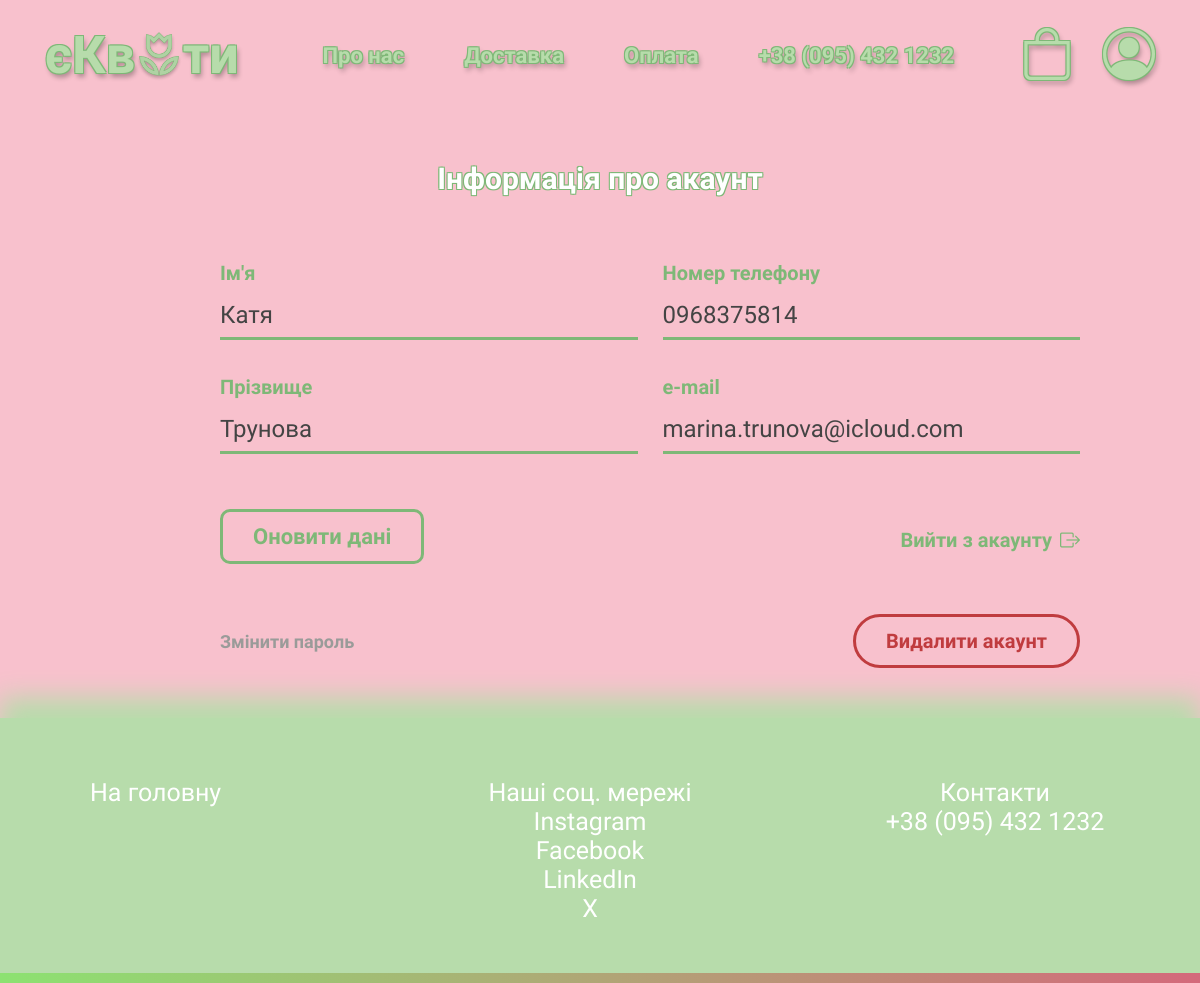
/profile/ (signed in), run on an earlier commit of the app's database.
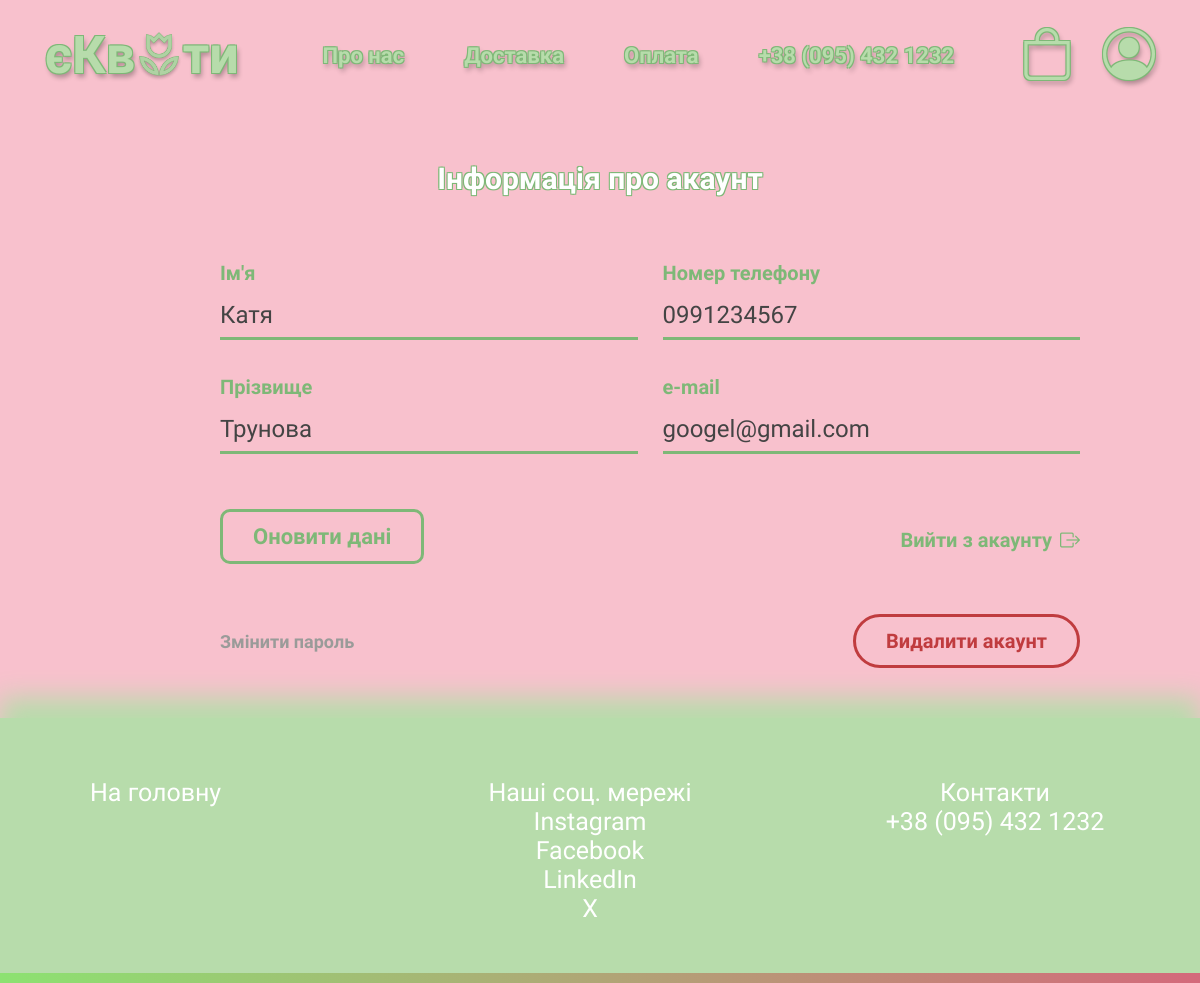
And on a later commit of the database.
### users/models.py (models this page shows, shortened)
class CustomUser(AbstractUser):
    username = None
    email = models.EmailField(unique=True, max_length=100)
    objects = CustomUserManager()
    groups = models.ManyToManyField(
        Group,
        related_name='customuser_set',
        blank=True,
        help_text='The groups this user belongs to. A user will get all permissions granted to each of their groups.',
        verbose_name='groups',
    )
    user_permissions = models.ManyToManyField(
        Permission,
        related_name='customuser_permissions',
        blank=True,
        help_text='Specific permissions for this user.',
        verbose_name='user permissions',
    )
    USERNAME_FIELD = 'email'
    REQUIRED_FIELDS = []

### shop/models.py (models this page shows, shortened)
class UserData(models.Model):
    user = models.OneToOneField(settings.AUTH_USER_MODEL, on_delete=models.CASCADE)
    telephone = models.CharField(max_length=20)
    class Meta:
        verbose_name = 'UserData'
        verbose_name_plural = 'UserData'

### shop/views.py (the view, shortened to what this page needs)
# urls.py: path('profile/', views.profile, name='profile'),
@login_required(login_url='shop:home')
def profile(request):
    user = request.user
    user_data, created = UserData.objects.get_or_create(user=user)
    edit_account_form = EditProfileForm(instance=user)
    edit_phone_form = EditPhoneForm(instance=user_data)
    delete_user_form = UserDeleteForm(instance=request.user)
    return render(request, 'shop/profile.html', {
        'edit_account_form': edit_account_form,
        'edit_phone_form': edit_phone_form,
    })

### shop/forms.py
class EditProfileForm(forms.ModelForm):
    email = forms.EmailField(
    widget=forms.EmailInput(attrs={
        'id': 'email',
        'name': 'email',
    }),
    required=True
    )
    first_name = forms.CharField(
        widget=forms.TextInput(attrs={
            'name': 'first_name',
        }),
        max_length=100,
        required=True
    )
    last_name = forms.CharField(
        widget=forms.TextInput(attrs={
            'name': 'last_name',
        }),
        max_length=100,
        required=True
    )
    class Meta:
        model = CustomUser
        fields = ['first_name', 'last_name', 'email']

class EditPhoneForm(forms.ModelForm):
    class Meta:
        model = UserData
        fields = ['telephone']
        widgets = {
            'telephone': forms.TextInput(attrs= {
                'name': 'phone',
                'type': 'tel',
            })
        }

### cart/cart.py (called while the page is built)
    def __len__(self):
        return sum(item['quantity'] for item in self.cart.values())

### cart/context_processors.py (called while the page is built)
def cart(request):
    return {'cart': Cart(request)}

### templates/shop/profile.html (shortened to what this page needs)
{% extends "shop/base.html" %}
{% block css_links %}
{% load static %}
<link rel="stylesheet" href="{% static "shop/css/profile.css" %}">
{% endblock css_links %}
{% block content %}
    <div class="inform">
        <h1 class="info-name">Інформація про акаунт</h1>
        <form class="profile-form" method="POST" action="{% url "shop:profile" %}">
            <div class="form-grid">
                <div class="form-group">
                    <label for="first_name">Ім'я</label>
                    {{edit_account_form.first_name}}
                </div>
                <div class="form-group">
                    <label for="phone">Номер телефону</label>
                    {{edit_phone_form.telephone}}
                </div>
                <div class="form-group">
                    <label for="last_name">Прізвище</label>
                    {{edit_account_form.last_name}}
                </div>
                <div class="form-group">
                    <label for="email">e-mail</label>
                    {{edit_account_form.email}}
                </div>
                <div class="form-actions">
                    <button type="submit" class="update-btn" name='update'>Оновити дані</button>
                </div>
                <div class="form-group logout-action">
                    <a href="{% url "shop:shop_logout" %}" class="logout-link">Вийти з акаунту <i class="bi bi-box-arrow-right"></i></a>
                </div>
            </div>
        </form>
        <div class="bottom-part">
            <div class="password-info">
                <div class="form-group">
                    <div class="password-label-group">
                        <a href="{% url "shop:change_password" %}">Змінити пароль</a>
                    </div>
                </div>
            </div>
            <div class="delete-account">
                <form class="form-group delete-action" method='POST'>
                    <button type='submit' class="delete-link" name='delete-acc'>Видалити акаунт</button>
                </form>
            </div>
        </div>
    </div>
{% endblock content %}

### templates/shop/base.html (shortened to what this page needs)
<!DOCTYPE html>
<html lang="en">
<head>
    {% load static %}
    <link rel="stylesheet" href="https://cdn.jsdelivr.net/npm/bootstrap-icons@1.11.3/font/bootstrap-icons.min.css">
    <link rel="stylesheet" href="https://cdnjs.cloudflare.com/ajax/libs/font-awesome/4.7.0/css/font-awesome.min.css">
    <link rel="stylesheet" href="{% static "shop/css/base.css" %}">
    {% block css_links %}
    {% endblock css_links %}
</head>
<body>
    <header class="header">
        <div class="nav-container">
            <div class="logo">
                <a href="{% url "shop:main" %}">єКв
                    {% block logo_img %}
                    <img src="{% static "shop/images/Vector.png" %}" alt="і" class="icon">ти
                    {% endblock logo_img %}
                </a>
            </div>
            <div class="nav-items">
                <div class="info">
                    <li class="info about-us">
                        <a href="{% url "shop:about_us" %}" class="nav-link">Про нас</a>
                    </li>
                    <li class="info delivery">
                        <a href="{% url "shop:delivery" %}" class="nav-link">Доставка</a>
                    </li>
                    <li class="info payment">
                        <a href="{% url "shop:payment" %}" class="nav-link">Оплата</a>
                    </li>
                    <li class="info number">
                        <a href="" class="nav-link">+38 (095) 432 1232</a>
                    </li>
                </div>
                <div class="icons">
                    <li class="icons cart">
                        <a href="{% url "cart:cart" %}" class="nav-link">
                            {% if cart|length > 0 %}
                                <i class="bi bi-bag-check"></i>
                            {% else %}
                                <i class="bi bi-bag"></i>
                            {% endif %}
                        </a>
                    </li>
                    <li class="icons account">
                        <a href="{% url "shop:profile" %}" class="nav-link"> <i class="bi bi-person-circle"></i></a>
                    </li>
                </div>
            </div>
        </div>
    </header>
    {% block content %}
    {% endblock content %}
    <footer class="footer">
        <div class="footer-sec main-page">
            <li class="footer-list"><a href="{% url "shop:main" %}">На головну</a></li>
        </div>
        <div class="footer-sec socials">
            <p class="footer-list">Наші соц. мережі</p>
            <li class="footer-list"><a href="https://www.instagram.com/ekvity_ua?igsh=MWE0ZTFodTE5NWIzag==">Instagram</a></li>
            <li class="footer-list"><a href="#">Facebook</a></li>
            <li class="footer-list"><a href="#">LinkedIn</a></li>
            <li class="footer-list"><a href="#">X</a></li>
        </div>
        <div class="footer-sec contacts">
            <p class="footer-list">Контакти</p>
            <li class="footer-list"><a href="#">+38 (095) 432 1232</a></li>
        </div>
        <section class="poloska"></section>
    </footer>
</body>
</html>

### static/shop/css/base.css (style rules this page uses)
:root { --fs-logo: 52px; --fs-nav-info: 22px; --fs-nav-icons: 52px; --fs-footer-list: 25px; --ff: 'Montserrat Alternates', sans-serif; }
body { -ms-overflow-style: none; scrollbar-width: none; height: 100vh; width: 100%; font-family: var(--ff); overflow-x: hidden; background-size: cover; }
*, *::before, *::after { box-sizing: border-box; margin: 0; padding: 0; text-decoration: none; list-style: none; outline: none; border: none; }
.header { padding: 25px 45px; display: flex; justify-content: space-between; }
.footer { position: relative; z-index: 1; }
.poloska { content: ''; position: absolute; bottom: 0; left: 0; width: 100%; height: 10px; background: linear-gradient(to right, #8CE271, #d4697b); z-index: 1000; }
.header .nav-container { width: 100%; display: flex; justify-content: space-between; }
.nav-container .logo a, .logo .icon { display: flex; align-items: center; font-weight: 600; font-size: var(--fs-logo); font-family: var(--ff); color: #F8C1CD; text-shadow: -1px -1px 0 #F58EB1, 1px -1px 0 #F58EB1, -1px 1px 0 #F58EB1, 1px 1px 0 #F58EB1, 2px 4px 5px rgba(0, 0, 0, .3); }
.nav-container .logo a .icon { height: 1em; width: auto; vertical-align: middle; }
.header .nav-container .nav-items { width: 75%; display: flex; justify-content: space-between; align-items: center; }
.nav-items .icons, .nav-items .info { display: flex; justify-content: space-between; }
.nav-items .info { gap: 60px; }
.nav-items .icons { gap: 30px; }
.info .nav-link { font-size: var(--fs-nav-info); font-weight: 600; font-family: var(--ff); cursor: pointer; color: #F8C1CD; text-shadow: -1px -1px 0 #F58EB1, 1px -1px 0 #F58EB1, -1px 1px 0 #F58EB1, 1px 1px 0 #F58EB1, 2px 4px 5px rgba(0, 0, 0, .3); }
.icons .nav-link { font-size: var(--fs-nav-icons); color: #F8C1CD; cursor: pointer; text-shadow: -1px -1px 0 #F58EB1, 1px -1px 0 #F58EB1, -1px 1px 0 #F58EB1, 1px 1px 0 #F58EB1, 2px 4px 5px rgba(0, 0, 0, .3); }
.footer { padding: 60px 90px; display: flex; justify-content: space-between; }
.footer .footer-sec .footer-list, .footer .footer-sec .footer-list a { font-size: var(--fs-footer-list); color: #fff; font-family: var(--ff); cursor: pointer; }
.main-page, .socials, .contacts { display: flex; flex-direction: column; align-items: center; min-width: 230px; }
.socials { margin-right: 20px; }
.main-page { align-items: flex-start !important; }

What changed in the data, as far as the page shows it:
changed CustomUser "Катя": email "marina.trunova@icloud.com" → "googel@gmail.com"
changed UserData: telephone "0968375814" → "0991234567"
